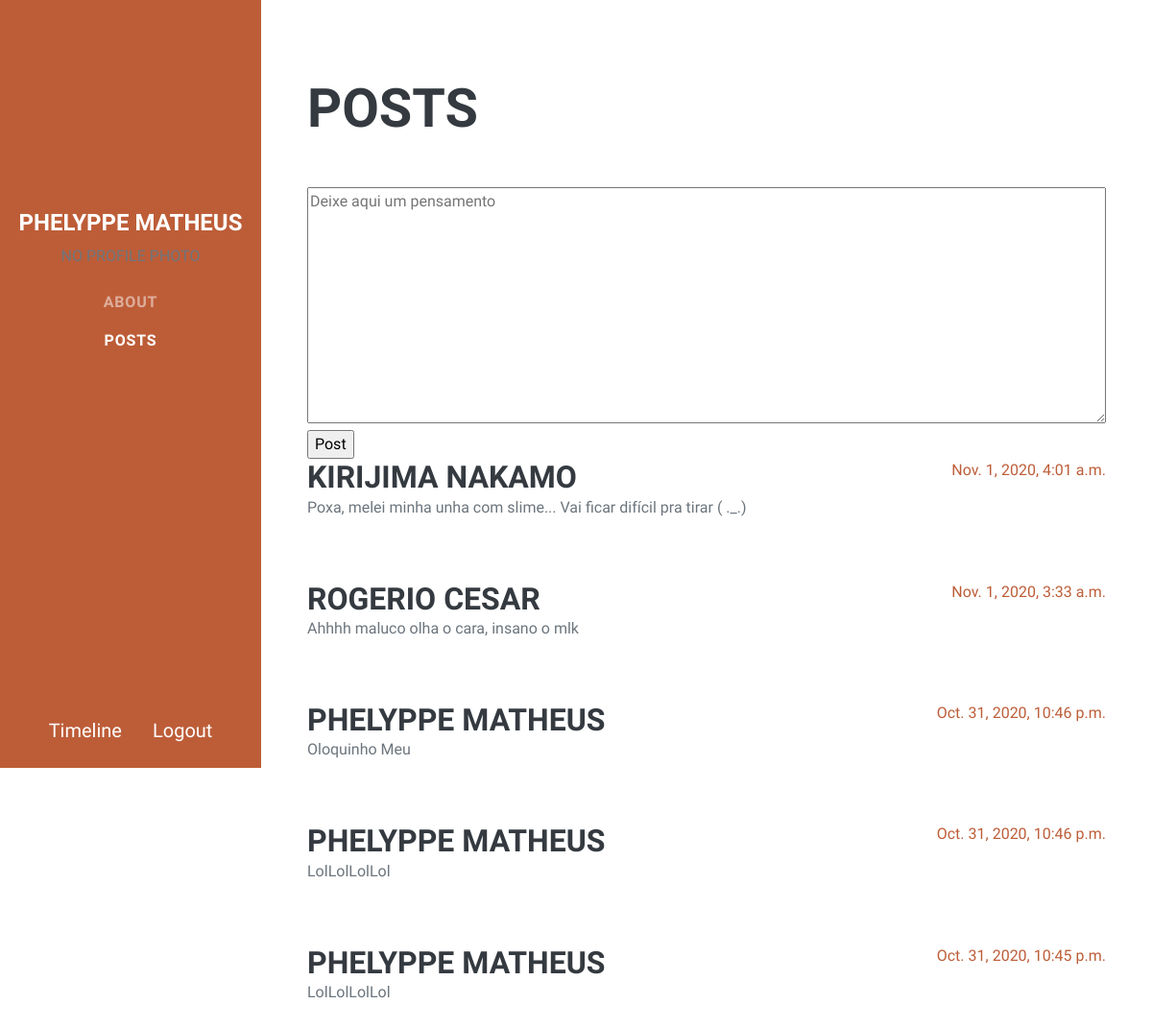
/timeline/timeline/ (signed in), run on the app's committed database.
### perfil/models.py (models this page shows, shortened)
class Profile(AbstractUser):
    phone = models.CharField(max_length=20, null=False)
    works_to = models.CharField(max_length=255, null=False)
    contacts = models.ManyToManyField('Profile', related_name='contacted')
    about = models.TextField(default='Hello, i\'m new to ConnectedIn')
    address = models.CharField(max_length=200, null=True)

### timeline/models.py (models this page shows, shortened)
class Post(models.Model):
    text = models.CharField(max_length=255, null=False)
    date = models.DateTimeField(auto_now_add=True, blank=True)
    creator = models.ForeignKey('perfil.Profile', on_delete=models.CASCADE,
                                related_name='posts')

### timeline/views.py (the view)
class TimelineView(views.generic.TemplateView):
    template_name = 'timeline.html'
    def get_context_data(self, **kwargs):
        context = super(TimelineView, self).get_context_data(**kwargs)
        context['posts'] = (self.request.user.posts.all() |
                            Post.objects.filter(
                                creator__in=self.request.user.contacts.all()
                                ) |
                            Post.objects.filter(
                                creator__in=self.request.user.contacted.all()
                                )).order_by('date')
        context['new_post'] = PostForm()
        return context

### timeline/forms.py
class PostForm(forms.ModelForm):
    class Meta:
        model = Post
        fields = ['text']
    def __init__(self, *args, **kwargs):
        super().__init__(*args, **kwargs)
        self.fields['text'].widget = forms.Textarea()
        self.fields['text'].widget.attrs.update(
            placeholder='Deixe aqui um pensamento')

### timeline/templates/timeline.html (shortened to what this page needs)
{% extends 'index.html' %}
{% load static %}
{% block posts %}
    <section class="resume-section" id="experience">
        <div class="resume-section-content">
            <h2 class="mb-5">Posts</h2>
            <form action="{% url 'timeline:post' %}">
                {{ new_post.text }}<br/>
                <input type="submit" class="fadeIn fourth" value="Post">
            </form>
            {% for post in posts reversed %}
            <div class="d-flex flex-column flex-md-row justify-content-between mb-5">
                <div class="flex-grow-1">
                    <h3 class="mb-0">{{post.creator.get_full_name}}</h3>
                    <p>{{post.text}}</p>
                </div>
                <div class="flex-shrink-0"><span class="text-primary">{{ post.date }}</span></div>
            </div>
            {% endfor %}
        </div>
    </section>
{% endblock %}

### templates/home.html (shortened to what this page needs)
{% load static %}
<!DOCTYPE html>
<html lang="en">
    <head>
        <link href="{% static 'css/profile.css' %}" rel="stylesheet"/>
    </head>
    <body id="page-top">
        <nav class="navbar navbar-expand-lg navbar-dark bg-primary fixed-top" id="sideNav">
            {% block sidebar %}
            <a class="navbar-brand js-scroll-trigger" href="#page-top">
                <span class="d-none d-lg-block">
                    <h4><a href="\">{{user.get_full_name}}</a></h4>
                    {% if user.profile_img %}
                    <img class="img-fluid img-profile rounded-circle mx-auto mb-2" src="{{ user.profile_img }}" alt="" />
                    {% else %}
                    <p>NO PROFILE PHOTO</p>
                    {% endif %}
                </span>
            </a>
            <div class="collapse navbar-collapse" id="navbarSupportedContent">
                <ul class="navbar-nav">
                    <li class="nav-item"><a class="nav-link js-scroll-trigger" href="#about">About</a></li>
                    <li class="nav-item"><a class="nav-link js-scroll-trigger" href="#experience">Posts</a></li>
                </ul>
            </div>
            {% endblock %}
            {% block navFooter%}
            <div class="navbar-brand">
            <a class="nav-link" href="{% url 'timeline:timeline' %}">Timeline</a>
            <a class="nav-link" href="{% url 'logout' %}">Logout</a>
            </div>
            {% endblock %}
        </nav>
        {% block posts %} {% endblock %}
    </body>
</html>

### data on the page
Profile: get_full_name "PHELYPPE MATHEUS"
Post: creator.get_full_name "KIRIJIMA NAKAMO", text "Poxa, melei minha unha com slime... Vai ficar difícil pra tirar ( ._.)", date "Nov. 1, 2020, 4:01 a.m."
Post: creator.get_full_name "ROGERIO CESAR", text "Ahhhh maluco olha o cara, insano o mlk", date "Nov. 1, 2020, 3:33 a.m."
Post: creator.get_full_name "PHELYPPE MATHEUS", text "Oloquinho Meu", date "Oct. 31, 2020, 10:46 p.m."
Post: creator.get_full_name "PHELYPPE MATHEUS", text "LolLolLolLol", date "Oct. 31, 2020, 10:46 p.m."
Post: creator.get_full_name "PHELYPPE MATHEUS", text "LolLolLolLol", date "Oct. 31, 2020, 10:45 p.m."
